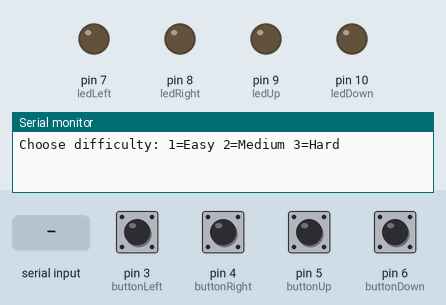
A sketch run on a simulated Arduino Uno, built with avr-gcc and run on an emulated ATmega328P. On the bench: output pins drawn as LEDs (lit = HIGH), the last lines printed to the serial monitor. The test bench sets the inputs (shaded band); at power-on: pin 3 (buttonLeft), pin 4 (buttonRight), pin 5 (buttonUp), pin 6 (buttonDown) HIGH. Random numbers use the default seed unless the sketch sets one.

Above: at 0.8 s.
0.9 s: "90,45\n" received over Serial
At 1.8 s:
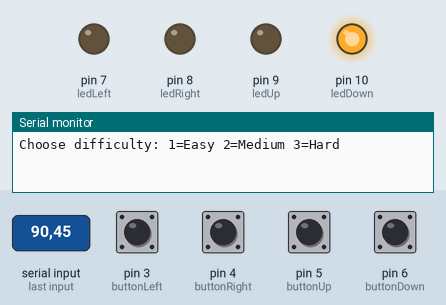
3.4 s: pin 6 (buttonDown) pulled LOW for 0.15 s
At 5.6 s:
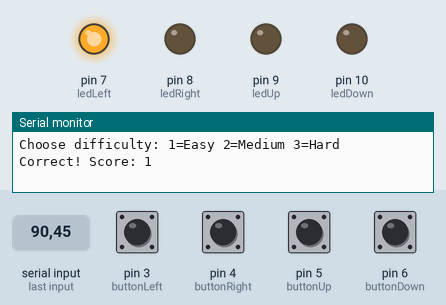
6.5 s: pin 4 (buttonRight) pulled LOW for 0.15 s
At 6.57 s:
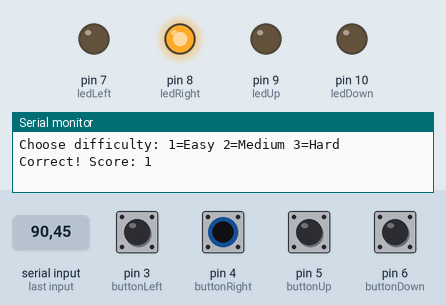
8.1 s: pin 6 (buttonDown) driven LOW
At 12.1 s:
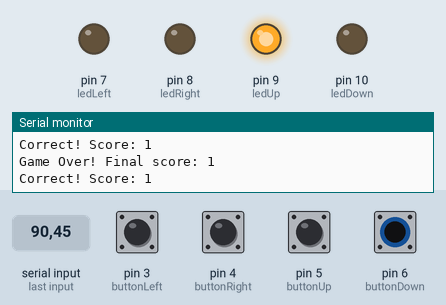
14.1 s: pin 6 (buttonDown) driven HIGH
16.7 s: pin 3 (buttonLeft) pulled LOW for 0.15 s
At 17.2 s:
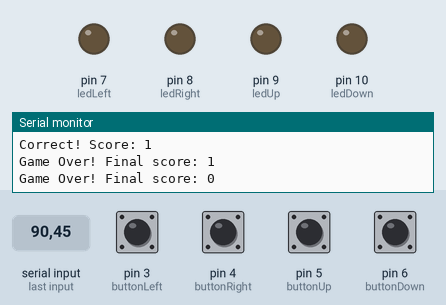
Timing chart, 0 to 20.8 s (numbered marks = the images above; inputs shaded):
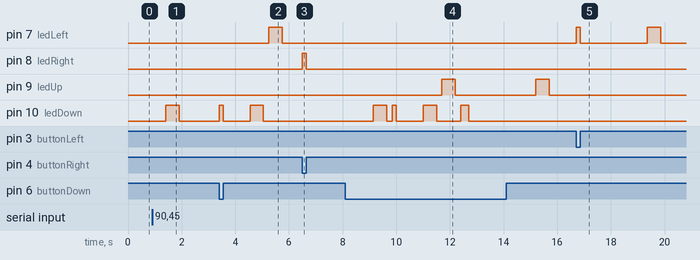

The sketch:

simon_game.ino
```cpp
int buttonLeft  = 3;
int buttonRight = 4;
int buttonUp    = 5;
int buttonDown  = 6;

int ledLeft  = 7;
int ledRight = 8;
int ledUp    = 9;
int ledDown  = 10;

int sequence[100];
int length = 0;
int score = 0;
int speed = 500;

void setup() {
  Serial.begin(9600);
  setupPins();
  askDifficulty();
  addNewStep();
  randomSeed(analogRead(A0));
}

void loop() {
  showSequence();
  bool correct = readPlayerInput();

  if (correct) {
    roundWon();
  } else {
    gameOver();
  }
}

void setupPins() {
  pinMode(buttonLeft, INPUT_PULLUP);
  pinMode(buttonRight, INPUT_PULLUP);
  pinMode(buttonUp, INPUT_PULLUP);
  pinMode(buttonDown, INPUT_PULLUP);

  pinMode(ledLeft, OUTPUT);
  pinMode(ledRight, OUTPUT);
  pinMode(ledUp, OUTPUT);
  pinMode(ledDown, OUTPUT);
}

void askDifficulty() {
  Serial.println("Choose difficulty: 1=Easy 2=Medium 3=Hard");

  while (Serial.available() == 0) {
  }

  int choice = Serial.parseInt();

  if (choice == 2) {
    speed = 350;
  } else if (choice == 3) {
    speed = 200;
  } else {
    speed = 500;
  }
}

int getLedForStep(int step) {
  if (step == 0) return ledLeft;
  if (step == 1) return ledRight;
  if (step == 2) return ledUp;
  return ledDown;
}

void addNewStep() {
  sequence[length] = random(0, 4);
  length++;
}

void showSequence() {
  delay(500);

  for (int i = 0; i < length; i++) {
    int led = getLedForStep(sequence[i]);
    digitalWrite(led, HIGH);
    delay(speed);
    digitalWrite(led, LOW);
    delay(200);
  }
}

int waitForButton() {
  unsigned long startTime = millis();

  while (millis() - startTime < 5000) {
    if (digitalRead(buttonLeft) == LOW) return 0;
    if (digitalRead(buttonRight) == LOW) return 1;
    if (digitalRead(buttonUp) == LOW) return 2;
    if (digitalRead(buttonDown) == LOW) return 3;
  }

  return -1;
}

bool readPlayerInput() {
  for (int i = 0; i < length; i++) {
    int pressed = waitForButton();

    if (pressed == -1) {
      return false;
    }

    int led = getLedForStep(pressed);
    digitalWrite(led, HIGH);
    delay(150);
    digitalWrite(led, LOW);

    if (pressed != sequence[i]) {
      return false;
    }
  }

  return true;
}

void roundWon() {
  score++;
  Serial.print("Correct! Score: ");
  Serial.println(score);
  delay(500);
  addNewStep();
}

void gameOver() {
  Serial.print("Game Over! Final score: ");
  Serial.println(score);
  delay(2000);

  length = 0;
  score = 0;
  addNewStep();
}
```

Measured:
- after the input at 0.9 s, pin 10 (ledDown): LOW → HIGH after 0.50 s, → LOW 0.50 s later
- after the input at 3.4 s, pin 7 (ledLeft): LOW → HIGH after 1.9 s, → LOW 0.50 s later; pin 10 (ledDown): LOW → HIGH at once, → LOW 0.15 s later, → HIGH 1.0 s later, → LOW 0.50 s later
- after the input at 6.5 s, pin 8 (ledRight): LOW → HIGH at once, → LOW 0.15 s later
- after the input at 8.1 s, pin 9 (ledUp): LOW → HIGH after 3.6 s, → LOW 0.50 s later
- after the input at 16.7 s, pin 7 (ledLeft): LOW → HIGH at once, → LOW 0.15 s later, → HIGH 2.5 s later, → LOW 0.50 s later
